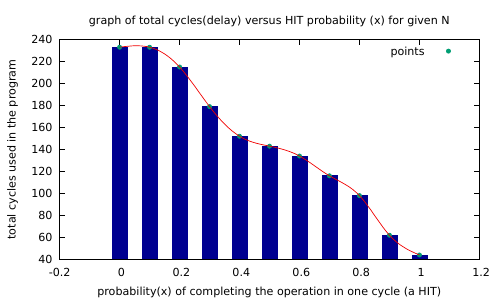

Reproduce this figure in gnuplot.
set terminal pdf
set output "gnuplot1.pdf"
set title "graph of total cycles(delay) versus HIT probability (x) for given N"
set xlabel "probability(x) of completing the operation in one cycle (a HIT)"
set ylabel "total cycles used in the program"
set boxwidth 0.05
set style fill solid
plot "vardelay.txt" using 1:3 with boxes title "" lt rgb "#000090", "vardelay.txt" using 1:3 pt 7 ps 0.5 title "points", "vardelay.txt" using 1:3 smooth csplines title "" lt rgb "#F00000"
